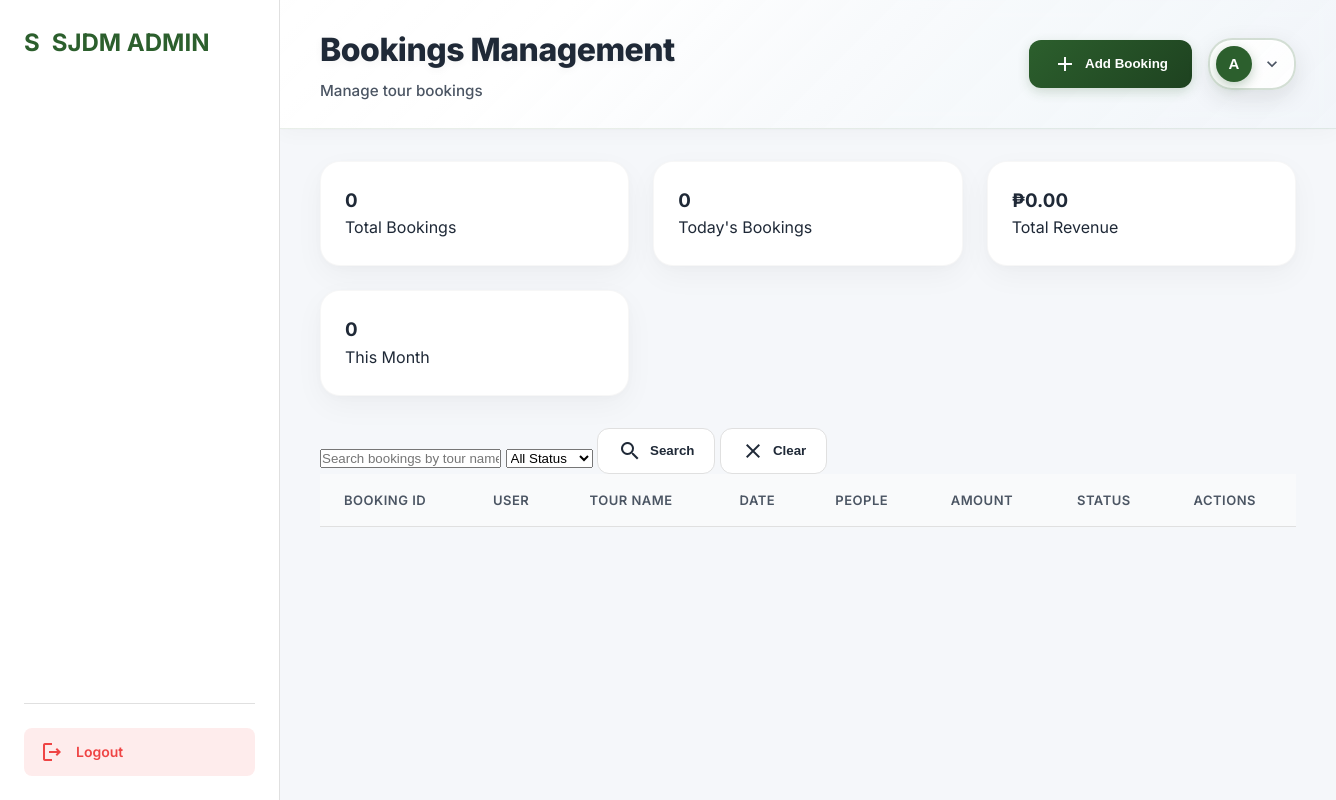
The app's page /admin/bookings.php (signed in), older data.
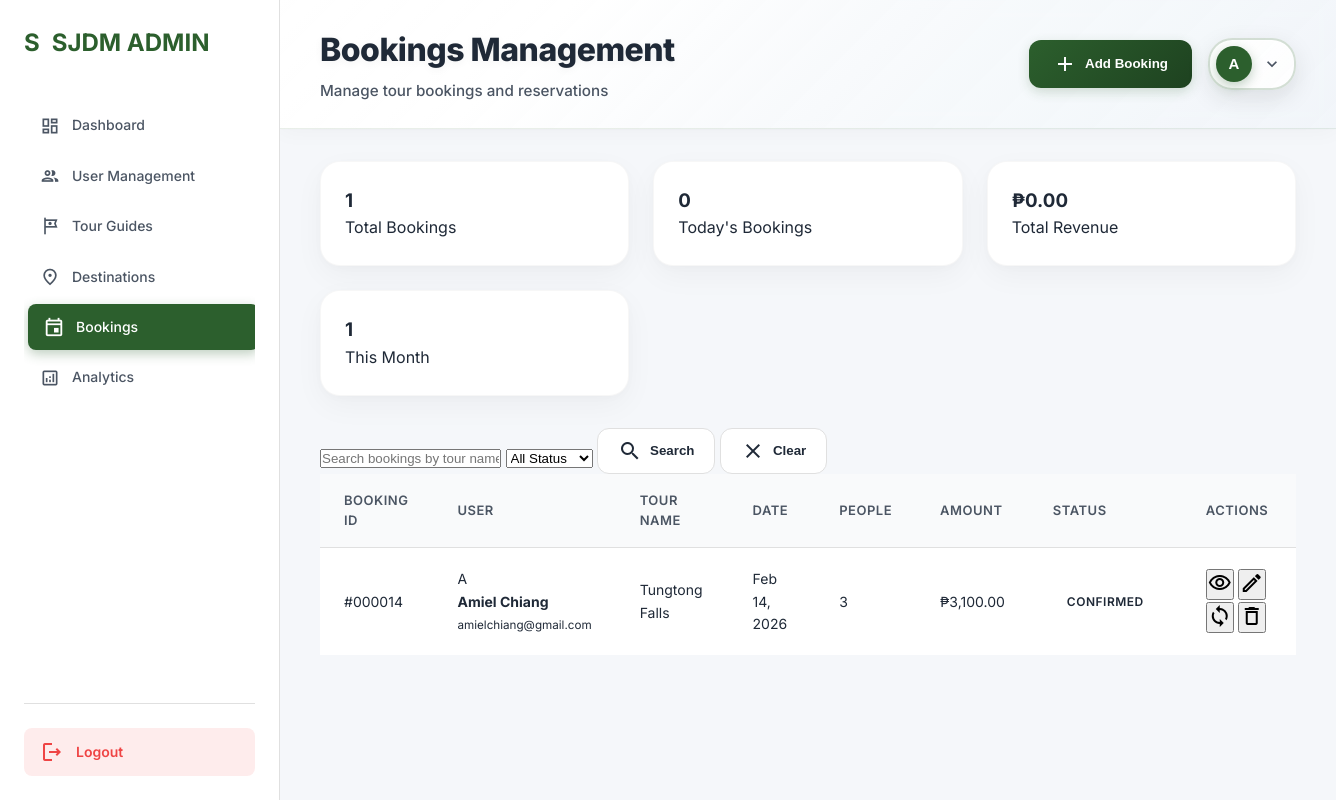
The same page, newer data.
### tables this page shows
CREATE TABLE `admin_menu_items` (
  `id` int(11) NOT NULL,
  `menu_name` varchar(100) NOT NULL,
  `menu_icon` varchar(50) DEFAULT NULL,
  `menu_url` varchar(200) NOT NULL,
  `display_order` int(11) DEFAULT 0,
  `is_active` tinyint(1) DEFAULT 1,
  `parent_id` int(11) DEFAULT 0,
  `created_at` timestamp NOT NULL DEFAULT current_timestamp(),
  `updated_at` timestamp NOT NULL DEFAULT current_timestamp() ON UPDATE current_timestamp()
);

CREATE TABLE `bookings` (
  `id` int(11) NOT NULL,
  `user_id` int(11) NOT NULL,
  `guide_id` int(11) DEFAULT NULL,
  `tour_name` varchar(200) NOT NULL,
  `destination` varchar(200) DEFAULT NULL,
  `booking_date` date NOT NULL,
  `check_in_date` date DEFAULT NULL,
  `check_out_date` date DEFAULT NULL,
  `number_of_people` int(11) NOT NULL,
  `contact_number` varchar(50) DEFAULT NULL,
  `email` varchar(255) DEFAULT NULL,
  `special_requests` text DEFAULT NULL,
  `total_amount` decimal(10,2) NOT NULL,
  `payment_method` enum('pay_later','gcash','bank_transfer') DEFAULT 'pay_later',
  `status` enum('pending','confirmed','cancelled','completed') DEFAULT 'pending',
  `booking_reference` varchar(50) DEFAULT NULL,
  `created_at` timestamp NOT NULL DEFAULT current_timestamp(),
  `updated_at` timestamp NOT NULL DEFAULT current_timestamp() ON UPDATE current_timestamp()
);

CREATE TABLE `users` (
  `id` int(11) NOT NULL,
  `first_name` varchar(50) NOT NULL,
  `last_name` varchar(50) NOT NULL,
  `email` varchar(100) NOT NULL,
  `password` varchar(255) NOT NULL,
  `user_type` enum('user','admin','tour_guide') DEFAULT 'user',
  `status` enum('active','inactive','suspended') DEFAULT 'active',
  `created_at` timestamp NOT NULL DEFAULT current_timestamp(),
  `updated_at` timestamp NOT NULL DEFAULT current_timestamp() ON UPDATE current_timestamp(),
  `last_login` timestamp NULL DEFAULT NULL,
  `preferences_set` tinyint(1) DEFAULT 0
);

### config/auth.php (called while the page is built, shortened)
<?php
function getCurrentUserId() {
    return isset($_SESSION['user_id']) ? $_SESSION['user_id'] : null;
}
function getCurrentUser() {
    $conn = getDatabaseConnection();
    $userId = getCurrentUserId();
    $stmt = $conn->prepare("SELECT id, first_name, last_name, email, user_type, status FROM users WHERE id = ?");
    $stmt->bind_param("i", $userId);
    $stmt->execute();
    $result = $stmt->get_result();
    $user = $result->fetch_assoc();
    return $user;
}
?>

### admin/bookings.php (the view, shortened to what the changed rows need)
<?php
require_once __DIR__ . '/../config/auth.php';
function getAdminConnection()
{
    return getDatabaseConnection();
}
function initAdminAuth()
{
    return getCurrentUser();
}
function getBookingsList($conn, $page = 1, $limit = 15, $search = '', $status = '')
{
    $offset = ($page - 1) * $limit;
    $bookingsQuery = "SELECT b.*, CONCAT(u.first_name, ' ', u.last_name) as user_name, u.email as user_email
                      FROM bookings b
                      JOIN users u ON b.user_id = u.id
                      WHERE 1=1";
    $params = [];
    $types = '';
    $bookingsQuery .= " ORDER BY b.created_at DESC LIMIT ? OFFSET ?";
    $params[] = $limit;
    $params[] = $offset;
    $types .= 'ii';
    $stmt = $conn->prepare($bookingsQuery);
    if (!empty($params)) {
        $stmt->bind_param($types, ...$params);
    }
    $stmt->execute();
    $bookingsResult = $stmt->get_result();
    $countQuery = "SELECT COUNT(*) as total FROM bookings b JOIN users u ON b.user_id = u.id WHERE 1=1";
    $countStmt = $conn->prepare($countQuery);
    $countStmt->execute();
    $countResult = $countStmt->get_result();
    $totalCount = $countResult->fetch_assoc()['total'];
    $totalPages = ceil($totalCount / $limit);
    $bookings = [];
    while ($row = $bookingsResult->fetch_assoc()) {
        $bookings[] = $row;
    }
    return [
        'bookings' => $bookings,
        'pagination' => [
            'current_page' => $page,
            'total_pages' => $totalPages,
            'total_count' => $totalCount,
            'limit' => $limit
        ]
    ];
}
function getBookingStats($conn)
{
    $stats = [];
    $result = $conn->query("SELECT COUNT(*) as total FROM bookings");
    $stats['total'] = $result->fetch_assoc()['total'];
    $result = $conn->query("SELECT status, COUNT(*) as count FROM bookings GROUP BY status");
    $stats['by_status'] = [];
    while ($row = $result->fetch_assoc()) {
        $stats['by_status'][$row['status']] = $row['count'];
    }
    $result = $conn->query("SELECT COUNT(*) as total FROM bookings WHERE DATE(created_at) = CURDATE()");
    $stats['today'] = $result->fetch_assoc()['total'];
    $result = $conn->query("SELECT COUNT(*) as total FROM bookings WHERE MONTH(created_at) = MONTH(CURDATE()) AND YEAR(created_at) = YEAR(CURDATE())");
    $stats['this_month'] = $result->fetch_assoc()['total'];
    $result = $conn->query("SELECT SUM(total_amount) as total FROM bookings WHERE status = 'completed'");
    $stats['total_revenue'] = $result->fetch_assoc()['total'] ?? 0;
    return $stats;
}
$currentUser = initAdminAuth();
$conn = getAdminConnection();
$bSettings = [];
$result = $conn->query("SELECT setting_key, setting_value FROM booking_settings");
if ($result) {
    while ($row = $result->fetch_assoc()) {
        $bSettings[$row['setting_key']] = $row['setting_value'];
    }
}
$moduleTitle = $bSettings['module_title'] ?? 'Bookings Management';
$moduleSubtitle = $bSettings['module_subtitle'] ?? 'Manage tour bookings';
$menuItems = [];
$result = $conn->query("SELECT * FROM admin_menu_items WHERE is_active = 1 ORDER BY display_order ASC");
if ($result) {
    while ($row = $result->fetch_assoc()) {
        $menuItems[] = $row;
    }
}
$page = isset($_GET['page']) ? max(1, intval($_GET['page'])) : 1;
$limit = intval($bSettings['default_booking_limit'] ?? 15);
$search = isset($_GET['search']) ? $conn->real_escape_string($_GET['search']) : '';
$status = isset($_GET['status']) ? $conn->real_escape_string($_GET['status']) : '';
$bookingsData = getBookingsList($conn, $page, $limit, $search, $status);
$bookings = $bookingsData['bookings'];
$bookingStats = getBookingStats($conn);
?>
<!DOCTYPE html>
<html lang="en">
<head>
    <link rel="stylesheet" href="admin-styles.css">
</head>
<body>
    <div class="admin-container">
        <aside class="sidebar">
            <nav class="sidebar-nav">
                <?php foreach ($menuItems as $item):
                    if (stripos($item['menu_name'], 'hotels') !== false || stripos($item['menu_url'], 'hotels') !== false ||
                        stripos($item['menu_name'], 'settings') !== false || stripos($item['menu_url'], 'settings') !== false ||
                        stripos($item['menu_name'], 'reports') !== false || stripos($item['menu_url'], 'reports') !== false) {
                        continue;
                    }
                    $isActive = basename($_SERVER['PHP_SELF']) == $item['menu_url'] ? 'active' : '';
                    ?>
                    <a href="<?php echo $item['menu_url']; ?>" class="nav-item <?php echo $isActive; ?>">
                        <span class="material-icons-outlined"><?php echo $item['menu_icon']; ?></span>
                        <span><?php echo $item['menu_name']; ?></span>
                    </a>
                <?php endforeach; ?>
            </nav>
        </aside>
        <main class="main-content">
            <header class="top-bar">
                <div class="page-title">
                    <h1><?php echo $moduleTitle; ?></h1>
                    <p><?php echo $moduleSubtitle; ?></p>
                </div>
            </header>
            <div class="content-area">
                <div class="stats-grid">
                    <div class="stat-card">
                        <h3><?php echo $bookingStats['total']; ?></h3>
                        <p>Total Bookings</p>
                    </div>
                    <div class="stat-card">
                        <h3><?php echo $bookingStats['this_month']; ?></h3>
                        <p>This Month</p>
                    </div>
                </div>
                <div class="table-container">
                    <table class="data-table">
                        <thead>
                            <tr>
                                <th>Booking ID</th>
                                <th>User</th>
                                <th>Tour Name</th>
                                <th>Date</th>
                                <th>People</th>
                                <th>Amount</th>
                                <th>Status</th>
                                <th>Actions</th>
                            </tr>
                        </thead>
                        <tbody>
                            <?php foreach ($bookings as $booking): ?>
                                <tr>
                                    <td>#<?php echo str_pad($booking['id'], 6, '0', STR_PAD_LEFT); ?></td>
                                    <td>
                                        <div class="user-info">
                                            <div class="user-avatar">
                                                <?php echo strtoupper(substr($booking['user_name'], 0, 1)); ?>
                                            </div>
                                            <div>
                                                <strong><?php echo htmlspecialchars($booking['user_name']); ?></strong><br>
                                                <small><?php echo htmlspecialchars($booking['user_email']); ?></small>
                                            </div>
                                        </div>
                                    </td>
                                    <td><?php echo htmlspecialchars($booking['tour_name']); ?></td>
                                    <td><?php echo date('M j, Y', strtotime($booking['booking_date'])); ?></td>
                                    <td><?php echo $booking['number_of_people']; ?></td>
                                    <td class="booking-amount">₱<?php echo number_format($booking['total_amount'], 2); ?>
                                    </td>
                                    <td>
                                        <span class="status-badge status-<?php echo $booking['status']; ?>">
                                            <?php echo ucfirst($booking['status']); ?>
                                        </span>
                                    </td>
                                    <td>
                                        <div class="action-buttons">
                                            <button class="btn-icon" onclick="viewBooking(<?php echo $booking['id']; ?>)"
                                                title="View">
                                                <span class="material-icons-outlined">visibility</span>
                                            </button>
                                            <button class="btn-icon" onclick="editBooking(<?php echo $booking['id']; ?>)"
                                                title="Edit">
                                                <span class="material-icons-outlined">edit</span>
                                            </button>
                                            <button class="btn-icon" onclick="updateStatus(<?php echo $booking['id']; ?>)"
                                                title="Update Status">
                                                <span class="material-icons-outlined">sync</span>
                                            </button>
                                            <button class="btn-icon" onclick="deleteBooking(<?php echo $booking['id']; ?>)"
                                                title="Delete">
                                                <span class="material-icons-outlined">delete</span>
                                            </button>
                                        </div>
                                    </td>
                                </tr>
                            <?php endforeach; ?>
                        </tbody>
                    </table>
                </div>
            </div>
        </main>
    </div>
</body>
</html>

Row changes from the older to the newer data that the page shows:
added admin_menu_items: menu_name "Dashboard"
added admin_menu_items: menu_name "User Management"
added admin_menu_items: menu_name "Tour Guides"
added admin_menu_items: menu_name "Destinations"
added admin_menu_items: menu_name "Bookings"
added admin_menu_items: menu_name "Analytics"
added bookings: id "000014", user_name "A", user_name "Amiel Chiang", user.email "amielchiang@gmail.com", tour_name "Tungtong Falls", booking_date "Feb 14, 2026", number_of_people "3", total_amount "3,100.00", status "CONFIRMED"
Text that changed along with them:
$moduleSubtitle: "Manage tour bookings" → "Manage tour bookings and reservations"
$bookingStats['total']: "0" → "1"
$bookingStats['this_month']: "0" → "1"
